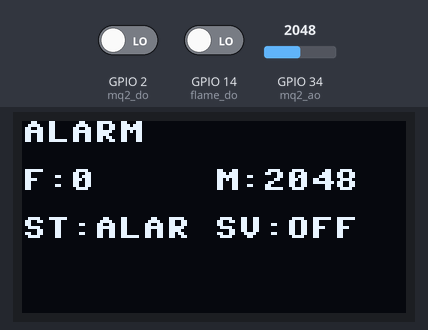
A program run on a simulated ESP32 board running MicroPython. Parts: 128×64 one-colour display. The inputs (shaded band) are chosen by the test bench; at power-on: GPIO 14 (flame_do) LOW, GPIO 34 (mq2_ao) = 2048, GPIO 2 (mq2_do) LOW (analog values on the 0–4095 scale). WiFi joins after 1.5 s; outgoing connections fail; what the program prints to the serial console is not drawn.

Above: at 3.7 s.
3.8 s: GPIO 14 (flame_do) driven HIGH
At 5.8 s:
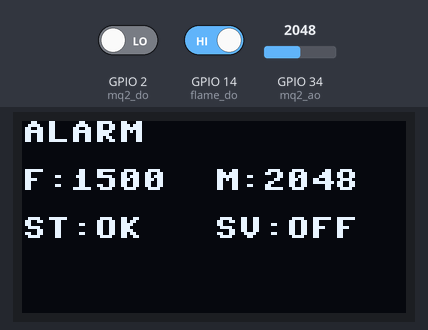
6.1 s: GPIO 34 (mq2_ao) set to 2866
At 6.9 s:
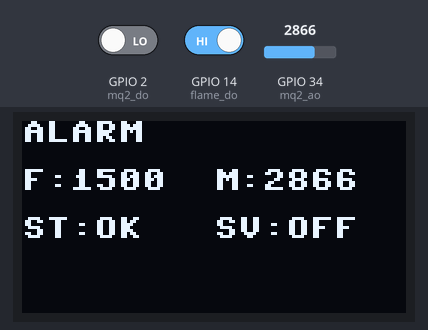
8.1 s: GPIO 34 (mq2_ao) set to 1072
At 9.1 s:
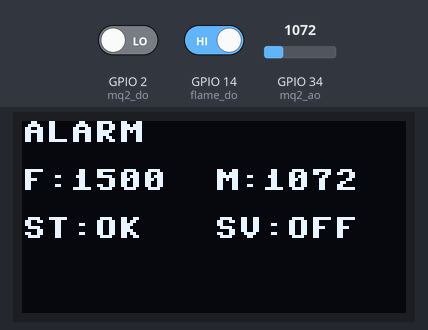
10.2 s: GPIO 34 (mq2_ao) set to 939
At 11.2 s:
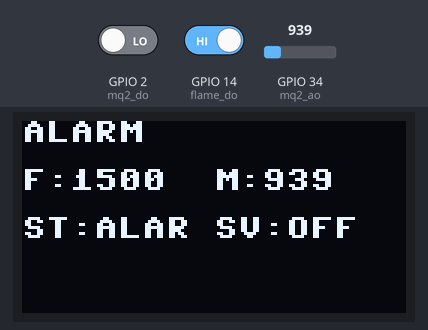
12.2 s: GPIO 14 (flame_do) driven LOW
At 13.4 s:
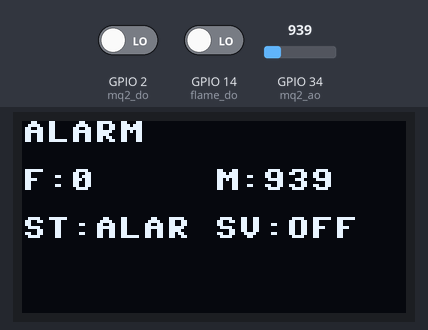
Timing chart, 0 to 15.2 s (numbered marks = the images above; inputs shaded):
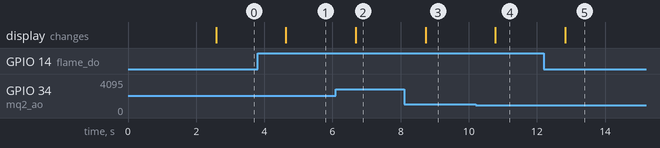

Measured:
- the behaviour switches between 1000 and 999 on GPIO 34 (mq2_ao) (found by bisection; images 3 and 4)
- after the input at 3.8 s, the display: changes after 0.83 s (image 1)
- after the input at 6.1 s, the display: changes after 0.58 s (image 2)
- after the input at 8.1 s, the display: changes after 0.63 s (image 3)
- after the input at 10.2 s, the display: changes after 0.58 s (image 4)
- after the input at 12.2 s, the display: changes after 0.63 s (image 5)

The program:

main_optimized.py
```python
'''
ESP32火灾报警系统 - 内存优化版本
传感器监测和MQTT消息处理交替进行，减少内存占用
'''

from machine import Pin, ADC, PWM
import time
import json
import network
import socket
from machine import SoftI2C
import ssd1306

# 配置
DEVICE_ID = "esp32_fire_alarm_01"

# WiFi配置
WIFI_SSID = "syh2031"
WIFI_PASSWORD = "12345678"

# MQTT配置
MQTT_SERVER = "22.tcp.cpolar.top"
MQTT_PORT = 11390

# GPIO配置
FLAME_DO_PIN = 14
MQ2_AO_PIN = 34
MQ2_DO_PIN = 2
SERVO_PIN = 15

# OLED配置
OLED_SCL = 25
OLED_SDA = 26
OLED_WIDTH = 128
OLED_HEIGHT = 64

# 硬件初始化
print("🔧 初始化硬件...")

# 初始化舵机
servo = PWM(Pin(SERVO_PIN), freq=50)
servo.duty(0)
print("✅ 舵机初始化完成")

# 初始化火焰传感器
flame_do = Pin(FLAME_DO_PIN, Pin.IN)
print("✅ 火焰传感器初始化成功")

# 初始化MQ2传感器
mq2_ao = ADC(Pin(MQ2_AO_PIN))
mq2_do = Pin(MQ2_DO_PIN, Pin.IN)
print("✅ MQ2传感器初始化成功")

# 初始化OLED显示屏
try:
    i2c = SoftI2C(scl=Pin(OLED_SCL), sda=Pin(OLED_SDA), freq=400000)
    oled = ssd1306.SSD1306_I2C(OLED_WIDTH, OLED_HEIGHT, i2c)
    oled.fill(0)
    oled.text("ESP32 Alarm", 0, 0)
    oled.text("Ready...", 0, 16)
    oled.show()
    print("✅ OLED显示屏初始化成功")
except Exception as e:
    print(f"❌ OLED显示屏初始化失败: {e}")
    oled = None

# 简化MQTT客户端
class SimpleMQTT:
    def __init__(self, client_id, server, port):
        self.client_id = client_id
        self.server = server
        self.port = port
        self.sock = None
        self.connected = False

    def connect(self):
        try:
            print(f"📡 连接MQTT: {self.server}:{self.port}")
            self.sock = socket.socket()
            self.sock.settimeout(10)
            addr = socket.getaddrinfo(self.server, self.port)[0][-1]
            self.sock.connect(addr)

            # 简化MQTT CONNECT
            client_id = self.client_id.encode()
            msg = bytearray([0x10, len(client_id) + 12]) + bytearray([0, 4]) + b"MQTT" + bytearray([4, 2, 0, 60]) + bytearray([len(client_id) >> 8, len(client_id) & 0xff]) + client_id
            self.sock.send(msg)

            resp = self.sock.recv(10)
            if resp and resp[0] == 0x20 and resp[3] == 0x00:
                self.connected = True
                print("✅ MQTT连接成功")
                return True
            return False
        except Exception as e:
            print(f"❌ MQTT连接失败: {e}")
            return False

    def subscribe(self, topic):
        try:
            if not self.connected:
                return False

            topic_bytes = topic.encode()
            sub_msg = bytearray([0x82, len(topic_bytes) + 2, 0, 1, len(topic_bytes) >> 8, len(topic_bytes) & 0xff]) + topic_bytes + bytearray([0x00])
            self.sock.send(sub_msg)
            print("✅ MQTT订阅成功")
            return True
        except Exception as e:
            print(f"❌ MQTT订阅失败: {e}")
            return False

    def check_msg(self):
        try:
            if not self.connected or not self.sock:
                return None

            self.sock.settimeout(0.1)
            data = self.sock.recv(256)
            if data and len(data) > 5 and (data[0] & 0xf0) == 0x30:
                # 简化PUBLISH解析
                topic_len = (data[2] << 8) | data[3]
                if len(data) >= 4 + topic_len:
                    topic = data[4:4+topic_len].decode()
                    message = data[4+topic_len:].decode()
                    if "control" in topic:
                        return message
            return None
        except OSError:
            return None
        except Exception as e:
            print(f"❌ MQTT检查失败: {e}")
            self.connected = False
            return None

def connect_wifi():
    wlan = network.WLAN(network.STA_IF)
    wlan.active(True)
    wlan.connect(WIFI_SSID, WIFI_PASSWORD)

    for i in range(20):
        if wlan.isconnected():
            break
        time.sleep(0.5)

    if wlan.isconnected():
        ip = wlan.ifconfig()[0]
        print(f"✅ WiFi连接成功! IP: {ip}")
        return True, ip
    else:
        print("❌ WiFi连接失败")
        return False, None

def read_sensors():
    """读取传感器数据 - 简化版本"""
    try:
        # 读取火焰传感器
        flame_digital = flame_do.value()
        flame_analog = 1500 if flame_digital == 1 else 0

        # 读取MQ2传感器
        mq2_digital = mq2_do.value()
        try:
            mq2_analog = mq2_ao.read()
        except:
            mq2_analog = 4095

        return flame_analog, flame_digital, mq2_analog, mq2_digital
    except:
        return 1500, 1, 4095, 1

def control_servo(action, angle=None):
    """控制舵机 - 简化版本"""
    try:
        if action == 'on':
            duty = 128  # 180度
            print("🔛 舵机开启 (180度)")
        elif action == 'off':
            duty = 25   # 0度
            print("🔴 舵机关闭 (0度)")
        elif action == 'test' and angle is not None:
            angle = max(0, min(180, angle))
            if angle == 0:
                duty = 25
            elif angle == 90:
                duty = 77
            elif angle == 180:
                duty = 128
            else:
                duty = int(25 + (angle * 103) // 180)
            print(f"🎯 舵机转到 {angle}度")
        else:
            return False

        servo.duty(duty)
        time.sleep(0.5)
        return True
    except Exception as e:
        print(f"❌ 舵机控制失败: {e}")
        return False

def update_oled_simple(flame, mq2, status, servo_status):
    """简化OLED显示"""
    if oled is None:
        return

    try:
        oled.fill(0)
        oled.text("ALARM", 0, 0)
        oled.text(f"F:{flame}", 0, 16)
        oled.text(f"M:{mq2}", 64, 16)
        oled.text(f"ST:{status[:4]}", 0, 32)
        oled.text(f"SV:{servo_status[:3]}", 64, 32)
        oled.show()
    except:
        pass

def main():
    print("=== ESP32火灾报警系统 (内存优化版) ===")
    print("🔄 传感器监测和MQTT处理交替进行")
    print()

    # 连接WiFi
    wifi_ok, ip = connect_wifi()
    if not wifi_ok:
        print("❌ WiFi连接失败，程序退出")
        return

    # 连接MQTT
    mqtt = SimpleMQTT(DEVICE_ID, MQTT_SERVER, MQTT_PORT)
    mqtt_ok = mqtt.connect()
    if mqtt_ok:
        control_topic = f"esp32/{DEVICE_ID}/control"
        mqtt.subscribe(control_topic)

    # 主循环 - 交替处理
    loop_count = 0
    sensor_count = 0
    mqtt_count = 0

    print("🚀 开始主循环...")
    print("💡 奇数循环: 传感器监测，偶数循环: MQTT检查")

    try:
        while True:
            loop_count += 1

            # 奇数循环：处理传感器数据
            if loop_count % 2 == 1:
                sensor_count += 1
                flame_analog, flame_digital, mq2_analog, mq2_digital = read_sensors()

                # 简化状态判断
                if flame_analog < 500 or mq2_analog < 1000:
                    status = "ALARM"
                    system_status = "警报"
                else:
                    status = "OK"
                    system_status = "正常"

                # 简化OLED显示
                servo_status = "ON" if servo.duty() > 50 else "OFF"
                update_oled_simple(flame_analog, mq2_analog, status, servo_status)

                # 每10次传感器检查显示一次数据
                if sensor_count % 10 == 0:
                    print(f"[{sensor_count:2d}] 🔥火焰:{flame_analog} 💨烟雾:{mq2_analog} 📊状态:{system_status} 🎯舵机:{servo_status}")

                time.sleep(0.8)  # 传感器处理时间

            # 偶数循环：处理MQTT消息
            else:
                mqtt_count += 1
                if mqtt_ok:
                    message = mqtt.check_msg()
                    if message:
                        print(f"📨 收到MQTT控制消息")
                        try:
                            import ujson
                            cmd = ujson.loads(message)
                            device = cmd.get('device', '')
                            action = cmd.get('action', '')

                            if device == 'servo':
                                angle = cmd.get('angle', None)
                                if control_servo(action, angle):
                                    print(f"✅ 舵机命令执行成功: {action}" + (f" -> {angle}度" if angle else ""))
                                else:
                                    print(f"❌ 舵机命令执行失败: {action}")
                            else:
                                print(f"⚠️ 非舵机命令: {device}")

                        except Exception as e:
                            print(f"❌ MQTT消息处理失败: {e}")

                time.sleep(0.2)  # MQTT检查时间（较短）

    except KeyboardInterrupt:
        print("\n🏠 程序被用户中断")
    except Exception as e:
        print(f"\n❌ 程序异常: {e}")
    finally:
        # 清理资源
        try:
            if mqtt and mqtt.connected:
                mqtt.sock.close()
        except:
            pass
        servo.duty(0)
        print("🔌 系统已安全关闭")

if __name__ == "__main__":
    main()
```
